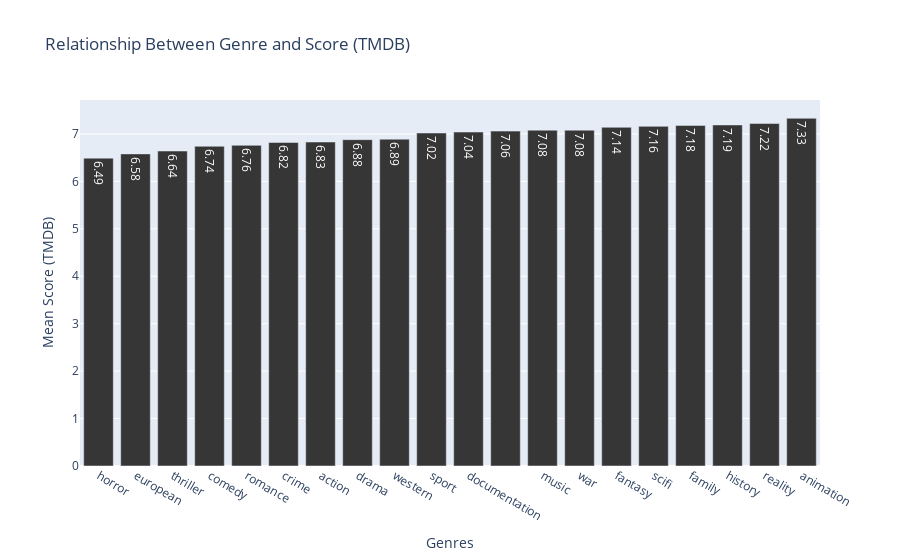
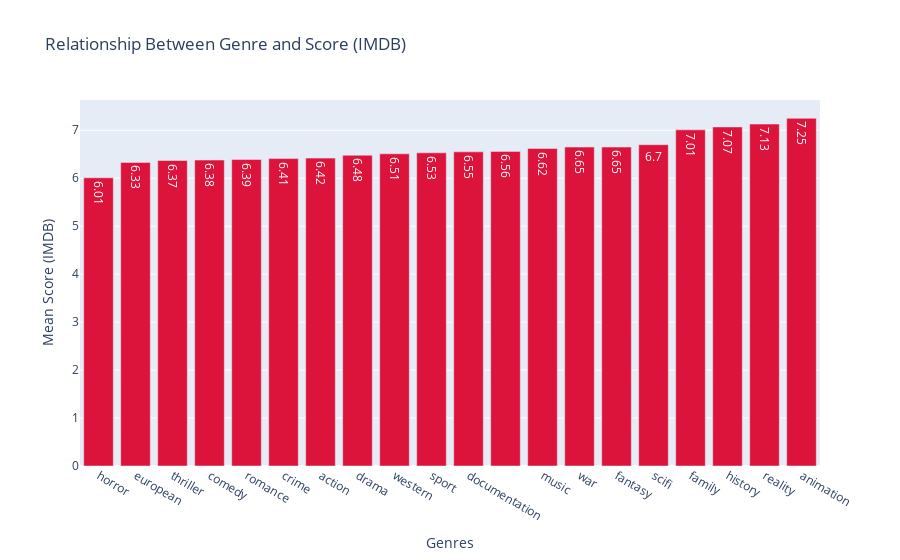

Write notebook code for charts like these, in order.
### Code cell
# Creating the bar chart for TMDB and IMDB separated
import plotly.express as px

fig = px.bar(mean_scores_t, x, y, text_auto=True, title= 'Relationship Between Genre and Score (TMDB)')
fig.update_traces(marker_color='#363636')
fig.update_layout(xaxis_title='Genres', yaxis_title='Mean Score (TMDB)')

fig_2 = px.bar(mean_scores_i, x, z, text_auto=True,title='Relationship Between Genre and Score (IMDB)')
fig_2.update_traces(marker_color='#DC143C')
fig_2.update_layout(xaxis_title='Genres', yaxis_title='Mean Score (IMDB)')

fig.show()
fig_2.show()
# The chart is interactive, so github doesnt show it in preview

### Figure 1 — Plotly figure (JSON) as saved in the notebook; plotly's stock layout.template omitted (floating-point values rounded to 4 significant figures)
{"data": [{"hovertemplate": "genres=%{x}<br>y=%{y}<extra></extra>", "legendgroup": "", "marker": {"color": "#363636", "pattern": {"shape": ""}}, "name": "", "orientation": "v", "showlegend": false, "textposition": "auto", "texttemplate": "%{y}", "type": "bar", "x": ["horror", "european", "thriller", "comedy", "romance", "crime", "action", "drama", "western", "sport", "documentation", "", "music", "war", "fantasy", "scifi", "family", "history", "reality", "animation"], "xaxis": "x", "y": [6.49, 6.58, 6.64, 6.74, 6.76, 6.82, 6.83, 6.88, 6.89, 7.02, 7.04, 7.06, 7.08, 7.08, 7.14, 7.16, 7.18, 7.19, 7.22, 7.33], "yaxis": "y"}], "layout": {"barmode": "relative", "legend": {"tracegroupgap": 0}, "title": {"text": "Relationship Between Genre and Score (TMDB)"}, "xaxis": {"anchor": "y", "domain": [0, 1], "title": {"text": "Genres"}}, "yaxis": {"anchor": "x", "domain": [0, 1], "title": {"text": "Mean Score (TMDB)"}}}}

### Figure 2 — Plotly figure (JSON) as saved in the notebook; plotly's stock layout.template omitted (floating-point values rounded to 4 significant figures)
{"data": [{"hovertemplate": "x=%{x}<br>y=%{y}<extra></extra>", "legendgroup": "", "marker": {"color": "#DC143C", "pattern": {"shape": ""}}, "name": "", "orientation": "v", "showlegend": false, "textposition": "auto", "texttemplate": "%{y}", "type": "bar", "x": ["horror", "european", "thriller", "comedy", "romance", "crime", "action", "drama", "western", "sport", "documentation", "", "music", "war", "fantasy", "scifi", "family", "history", "reality", "animation"], "xaxis": "x", "y": [6.01, 6.33, 6.37, 6.38, 6.39, 6.41, 6.42, 6.48, 6.51, 6.53, 6.55, 6.56, 6.62, 6.65, 6.65, 6.7, 7.01, 7.07, 7.13, 7.25], "yaxis": "y"}], "layout": {"barmode": "relative", "legend": {"tracegroupgap": 0}, "title": {"text": "Relationship Between Genre and Score (IMDB)"}, "xaxis": {"anchor": "y", "domain": [0, 1], "title": {"text": "Genres"}}, "yaxis": {"anchor": "x", "domain": [0, 1], "title": {"text": "Mean Score (IMDB)"}}}}
